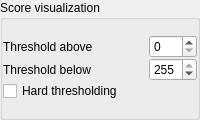
             <widget class="QGroupBox" name="groupBox_4">
              <property name="sizePolicy">
               <sizepolicy hsizetype="Preferred" vsizetype="Fixed">
                <horstretch>0</horstretch>
                <verstretch>0</verstretch>
               </sizepolicy>
              </property>
              <property name="minimumSize">
               <size>
                <width>0</width>
                <height>120</height>
               </size>
              </property>
              <property name="autoFillBackground">
               <bool>false</bool>
              </property>
              <property name="title">
               <string>Score visualization</string>
              </property>
              <property name="flat">
               <bool>false</bool>
              </property>
              <layout class="QVBoxLayout" name="verticalLayout_12">
               <property name="leftMargin">
                <number>0</number>
               </property>
               <property name="rightMargin">
                <number>0</number>
               </property>
               <item>
                <layout class="QVBoxLayout" name="verticalLayout_13">
                 <property name="spacing">
                  <number>0</number>
                 </property>
                 <item>
                  <layout class="QHBoxLayout" name="horizontalLayout_9" stretch="0">
                   <property name="sizeConstraint">
                    <enum>QLayout::SetDefaultConstraint</enum>
                   </property>
                   <property name="topMargin">
                    <number>0</number>
                   </property>
                   <property name="rightMargin">
                    <number>0</number>
                   </property>
                   <item>
                    <layout class="QHBoxLayout" name="horizontalLayout_15" stretch="3,1">
                     <property name="spacing">
                      <number>0</number>
                     </property>
                     <property name="sizeConstraint">
                      <enum>QLayout::SetDefaultConstraint</enum>
                     </property>
                     <property name="topMargin">
                      <number>0</number>
                     </property>
                     <property name="rightMargin">
                      <number>0</number>
                     </property>
                     <item>
                      <widget class="QLabel" name="label_5">
                       <property name="text">
                        <string>Threshold above</string>
                       </property>
                      </widget>
                     </item>
                     <item>
                      <widget class="QSpinBox" name="spinScoreThrAbove">
                       <property name="minimum">
                        <number>0</number>
                       </property>
                       <property name="maximum">
                        <number>255</number>
                       </property>
                       <property name="singleStep">
                        <number>2</number>
                       </property>
                      </widget>
                     </item>
                    </layout>
                   </item>
                  </layout>
                 </item>
                 <item>
                  <layout class="QHBoxLayout" name="horizontalLayout_16" stretch="3,1">
                   <property name="spacing">
                    <number>0</number>
                   </property>
                   <property name="sizeConstraint">
                    <enum>QLayout::SetDefaultConstraint</enum>
                   </property>
                   <property name="topMargin">
                    <number>0</number>
                   </property>
                   <property name="rightMargin">
                    <number>0</number>
                   </property>
                   <item>
                    <widget class="QLabel" name="label_6">
                     <property name="text">
                      <string>Threshold below</string>
                     </property>
                    </widget>
                   </item>
                   <item>
                    <widget class="QSpinBox" name="spinScoreThrBelow">
                     <property name="minimum">
                      <number>1</number>
                     </property>
                     <property name="maximum">
                      <number>255</number>
                     </property>
                     <property name="singleStep">
                      <number>2</number>
                     </property>
                     <property name="value">
                      <number>255</number>
                     </property>
                    </widget>
                   </item>
                  </layout>
                 </item>
                 <item>
                  <widget class="QCheckBox" name="chkHardThreshold">
                   <property name="text">
                    <string>Hard thresholding</string>
                   </property>
                  </widget>
                 </item>
                </layout>
               </item>
              </layout>
             </widget>
